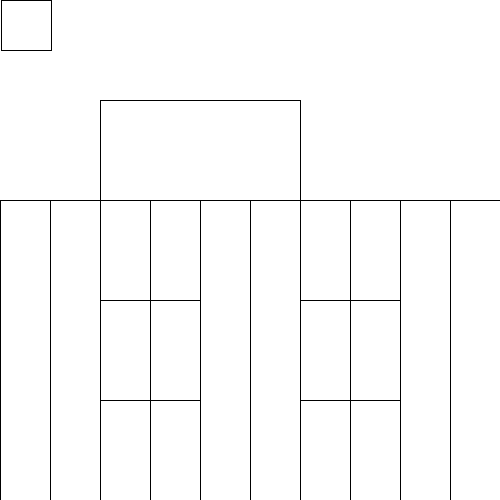
Frame 1 (no input)
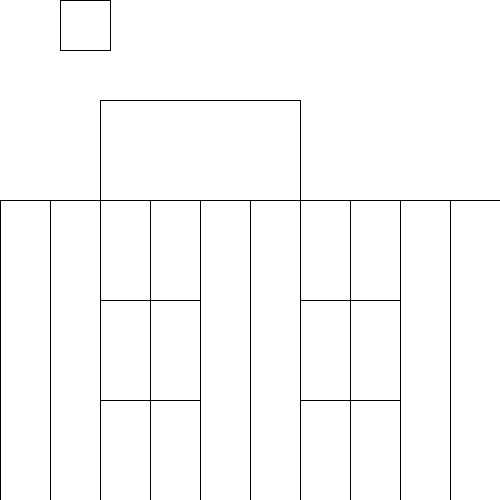
Frame 60 (the mouse pressed at the canvas centre just before this capture)
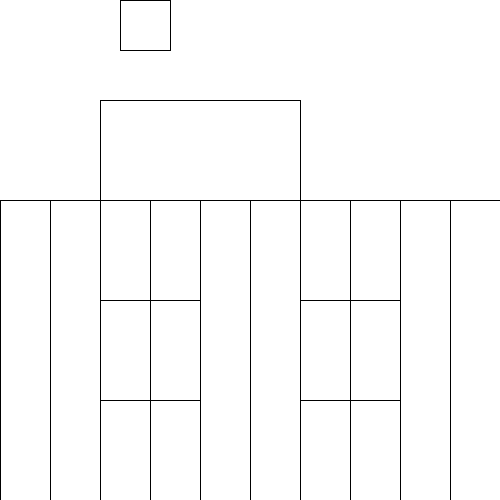
Frame 120 (the mouse held since frame 60 and released just before this capture)

The Processing sketch that drew these frames (run headless with seeded random() and noise(); from frame 60 on, the mouse is pressed at the canvas centre):

// Processing sketch: funcionCuadrado
// ── funcionCuadrado.pde
int px;
void setup() {
  size(500, 500);
}
void draw() {
  background(255);
  /*line(100, 100, 300, 100);
   line(300, 100, 300, 200);
   line(300, 200, 100, 200);
   line(100, 200, 100, 100);*/
  px++;
  if (px>width) {
    px=0;
  }
  for (int i=0; i<10; i++) {
    cuadrado(i*50, 200, 50, height);
  }
  cuadrado(100, 100, 200, 100);
  cuadrado(100, 300, 100, 100);
  cuadrado(300, 300, 100, 100);
  cuadrado(px, 0, 50, 50);
}
void cuadrado(int px, int py, int ancho, int alto) {
  line(px, py, px+ancho, py); // linea superior
  line(px+ancho, py, px+ancho, py+alto); // linea derecha

  line(px, py, px, py+alto); // linea izqueirda
  line(px, py+alto, px +ancho, py+alto); // linea inferior
}
